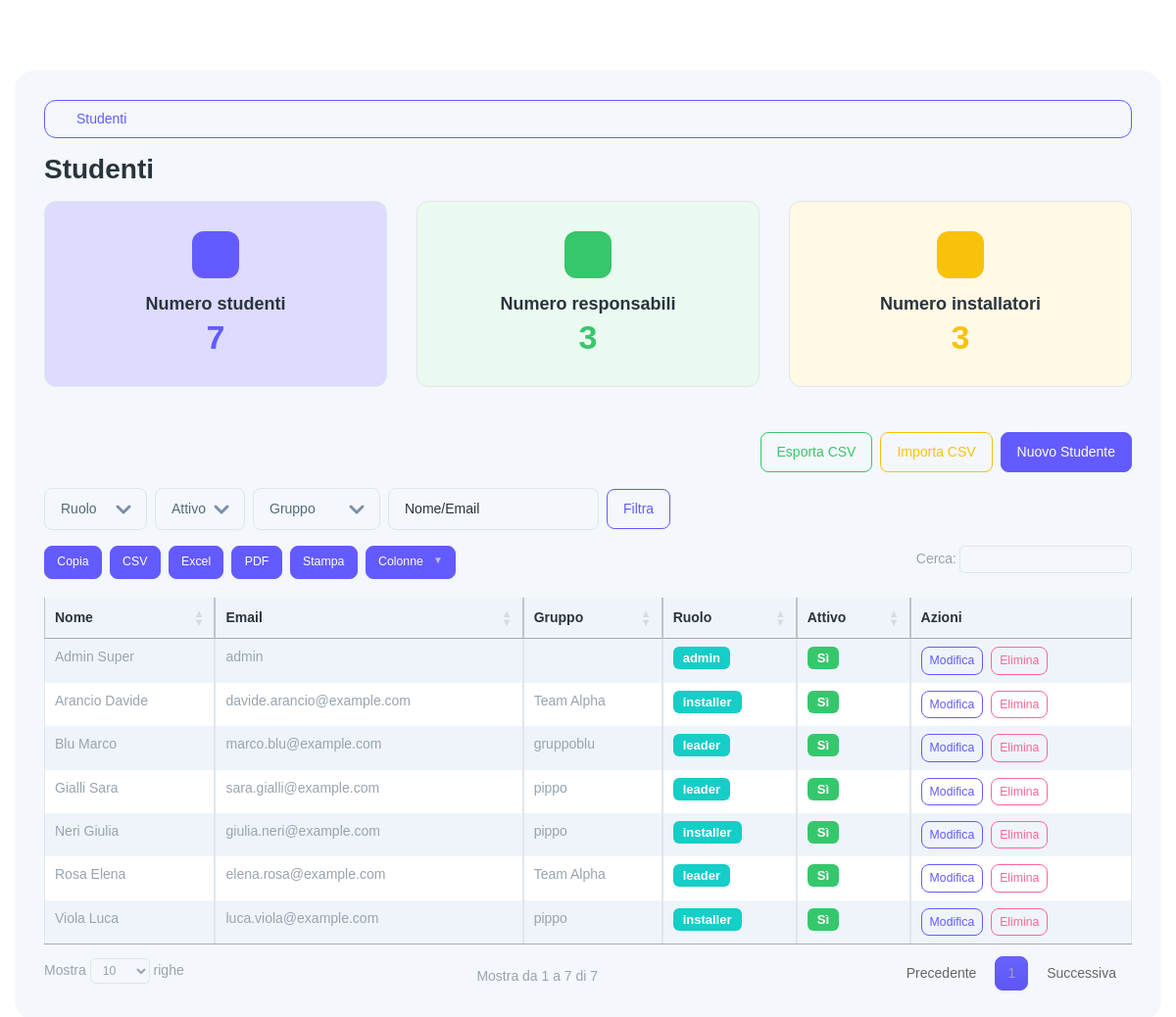
/students (signed in), run on the app's committed database.
### tables this page shows
CREATE TABLE IF NOT EXISTS students (
  id INT AUTO_INCREMENT PRIMARY KEY,
  first_name VARCHAR(100) NOT NULL,
  last_name VARCHAR(100) NOT NULL,
  email VARCHAR(190) NOT NULL UNIQUE,
  password_hash VARCHAR(255) NOT NULL,
  role ENUM('admin','student') NOT NULL DEFAULT 'student',
  active TINYINT(1) NOT NULL DEFAULT 1,
  created_at TIMESTAMP NOT NULL DEFAULT CURRENT_TIMESTAMP,
  updated_at TIMESTAMP NULL DEFAULT NULL ON UPDATE CURRENT_TIMESTAMP,
  KEY idx_students_role (role),
  KEY idx_students_active (active)
);

### app/core/Helpers.php (called while the page is built, shortened)
<?php
class Helpers {
  public static function url($path = '') {
    $scriptDir = str_replace('\\', '/', dirname($_SERVER['SCRIPT_NAME']));
    $base = $scriptDir === '/' ? '' : $scriptDir;
    return $base . '/' . ltrim($path, '/');
  }
  public static function view($template, $data = []) { extract($data); require __DIR__ . '/../views/layout.php'; }
}

### app/controllers/StudentController.php (called while the page is built, shortened)
<?php
class StudentController {
  public function index() {
    $filters = [
      'role' => $_GET['role'] ?? null,
      'active' => isset($_GET['active']) ? ($_GET['active'] === '' ? '' : (int)$_GET['active']) : '',
      'group_id' => $_GET['group_id'] ?? null,
      'q' => trim($_GET['q'] ?? '')
    ];
    $students = (new Student())->all($filters);
    $groups = (new \App\Models\WorkGroup())->all();
    $pdo = \App\Core\DB::conn();
    $stmt = $pdo->prepare('SELECT metric, value FROM view_cards WHERE scope=?');
    $stmt->execute(['students']);
    $rows = $stmt->fetchAll();
    $m = [];
    foreach ($rows as $r) { $m[$r['metric']] = (int)$r['value']; }
    $summary = ['students'=>$m['students'] ?? 0,'leaders'=>$m['leaders'] ?? 0,'installers'=>$m['installers'] ?? 0];
    Helpers::view('students/index', ['title'=>'Studenti','students'=>$students,'filters'=>$filters,'groups'=>$groups,'summary'=>$summary]);
  }
}

### public/index.php (called while the page is built, shortened)
<?php
spl_autoload_register(function($class){
  $prefix = 'App\\';
  $path = __DIR__ . '/../app/' . str_replace('\\', '/', substr($class, strlen($prefix))) . '.php';
});
$router = new Router();
$router->get('/login', [AuthController::class,'loginForm']);
$router->post('/login', [AuthController::class,'login']);
$router->get('/logout', [AuthController::class,'logout']);
$router->get('/', function(){
  if (!Auth::check()) { Helpers::redirect('/login'); }
  $pdo = DB::conn();
  $stmt = $pdo->prepare('SELECT metric, value FROM view_cards WHERE scope=?');
  $stmt->execute(['dashboard']);
  $rows = $stmt->fetchAll();
  if (!$rows) {
    ViewCardService::refreshDashboard();
    $stmt->execute(['dashboard']);
    $rows = $stmt->fetchAll();
  }
  $counts = [];
  foreach ($rows as $r) { $counts[$r['metric']] = (int)$r['value']; }
  Helpers::view('dashboard', ['title'=>'Dashboard','counts'=>$counts]);
});
$router->get('/admin/migrate', function(){
  if (!Auth::isAdmin()) { http_response_code(403); echo '403'; return; }
  $pdo = DB::conn();
  $dir = dirname(__DIR__) . DIRECTORY_SEPARATOR . 'database' . DIRECTORY_SEPARATOR . 'migrations';
  $files = [];
  foreach (glob($dir . DIRECTORY_SEPARATOR . '*.sql') as $f) { $files[] = $f; }
  sort($files);
  foreach ($files as $file) {
    $sql = file_get_contents($file);
    $chunks = array_filter(array_map('trim', preg_split('/;\\s*/', $sql)));
    foreach ($chunks as $chunk) {
      if ($chunk === '') continue;
      try { $pdo->exec($chunk); } catch (\Throwable $e) {}
    }
  }
  \App\Core\Helpers::addFlash('success', 'Migrazioni eseguite');
  ViewCardService::refreshAll();
  \App\Core\Helpers::redirect('/');
});
$router->get('/laptops', [LaptopController::class,'index']);
$router->get('/laptops/export', [LaptopController::class,'export']);
$router->post('/laptops/import', [LaptopController::class,'import']);
$router->get('/laptops/create', [LaptopController::class,'createForm']);
$router->post('/laptops', [LaptopController::class,'store']);
$router->get('/laptops/{id}', [LaptopController::class,'show']);
$router->get('/laptops/{id}/edit', [LaptopController::class,'editForm']);
$router->post('/laptops/{id}/update', [LaptopController::class,'update']);
$router->post('/laptops/{id}/delete', [LaptopController::class,'delete']);
$router->get('/customers', [CustomerController::class,'index']);
$router->get('/customers/export', [CustomerController::class,'export']);
$router->post('/customers/import', [CustomerController::class,'import']);
$router->get('/customers/create', [CustomerController::class,'createForm']);
$router->post('/customers', [CustomerController::class,'store']);
$router->get('/customers/{id}', [CustomerController::class,'show']);
$router->get('/customers/{id}/edit', [CustomerController::class,'editForm']);
$router->post('/customers/{id}/update', [CustomerController::class,'update']);
$router->post('/customers/{id}/delete', [CustomerController::class,'delete']);
$router->get('/students', [StudentController::class,'index']);
$router->get('/students/export', [StudentController::class,'export']);
$router->post('/students/import', [StudentController::class,'import']);
$router->get('/students/create', [StudentController::class,'createForm']);
$router->post('/students', [StudentController::class,'store']);
$router->get('/students/{id}/edit', [StudentController::class,'editForm']);
$router->post('/students/{id}/update', [StudentController::class,'update']);
$router->post('/students/{id}/delete', [StudentController::class,'delete']);
$router->get('/work-groups', [WorkGroupController::class,'index']);
$router->get('/work-groups/create', [WorkGroupController::class,'createForm']);
$router->post('/work-groups', [WorkGroupController::class,'store']);
$router->get('/work-groups/{id}', [WorkGroupController::class,'show']);
$router->get('/work-groups/{id}/edit', [WorkGroupController::class,'editForm']);
$router->post('/work-groups/{id}/update', [WorkGroupController::class,'update']);
$router->post('/work-groups/{id}/add-member', [WorkGroupController::class,'addMember']);
$router->post('/work-groups/{id}/remove-member', [WorkGroupController::class,'removeMember']);
$router->get('/work-groups/export', [WorkGroupController::class,'export']);
$router->post('/work-groups/import', [WorkGroupController::class,'import']);
$router->post('/work-groups/{id}/delete', [WorkGroupController::class,'delete']);
$router->get('/payments', [PaymentController::class,'index']);
$router->get('/payments/create', [PaymentController::class,'createForm']);
$router->post('/payments', [PaymentController::class,'store']);
$router->get('/payments/{id}/edit', [PaymentController::class,'editForm']);
$router->post('/payments/{id}/update', [PaymentController::class,'update']);
$router->post('/payments/{id}/delete', [PaymentController::class,'delete']);
$router->get('/logs', [LogsController::class,'index']);
$router->post('/logs/clear-access', [LogsController::class,'clearAccess']);
$router->post('/logs/clear-actions', [LogsController::class,'clearActions']);
$router->get('/software', [SoftwareController::class,'index']);
$router->get('/software/create', [SoftwareController::class,'createForm']);
$router->post('/software', [SoftwareController::class,'store']);
$router->get('/software/{id}/edit', [SoftwareController::class,'editForm']);
$router->post('/software/{id}/update', [SoftwareController::class,'update']);
$router->post('/software/{id}/delete', [SoftwareController::class,'delete']);
$router->get('/api/view-cards', function(){
  if (!Auth::check()) { http_response_code(401); echo json_encode(['error'=>'unauthorized']); return; }
  header('Content-Type: application/json');
  $scope = $_GET['scope'] ?? '';
  $scope = is_string($scope) ? trim($scope) : '';
  if ($scope === '') { echo json_encode(['error'=>'scope_required']); return; }
  $pdo = DB::conn();
  $stmt = $pdo->prepare('SELECT metric, value FROM view_cards WHERE scope=?');
  $stmt->execute([$scope]);
  $rows = $stmt->fetchAll();
  if (!$rows) {
    try {
      switch ($scope) {
        case 'dashboard': ViewCardService::refreshDashboard(); break;
        case 'customers': ViewCardService::refreshCustomers(); break;
        case 'students': ViewCardService::refreshStudents(); break;
        case 'groups': ViewCardService::refreshGroups(); break;
        case 'payments': ViewCardService::refreshPayments(); break;
        case 'laptops': ViewCardService::refreshLaptops(); break;
        case 'software': ViewCardService::refreshSoftware(); break;
      }
      $stmt->execute([$scope]);
      $rows = $stmt->fetchAll();
    } catch (\Throwable $e) {}
  }
  $out = [];
  foreach ($rows as $r) { $out[$r['metric']] = (int)$r['value']; }
  echo json_encode(['scope'=>$scope,'metrics'=>$out]);
});
$router->dispatch();

### app/core/DB.php (called while the page is built, shortened)
<?php
class DB {
  private static $pdo;
  public static function conn() {
    if (!self::$pdo) {
      $config = require __DIR__ . '/../config.php';
      $host = $config['db']['host'];
      $port = $config['db']['port'];
      $name = $config['db']['name'];
      $charset = $config['db']['charset'];
      $dsn = "mysql:host={$host};port={$port};dbname={$name};charset={$charset}";
      $user = $config['db']['user'];
      $pass = $config['db']['pass'];
      self::$pdo = new PDO($dsn, $user, $pass, [
        PDO::ATTR_ERRMODE => PDO::ERRMODE_EXCEPTION,
        PDO::ATTR_DEFAULT_FETCH_MODE => PDO::FETCH_ASSOC,
      ]);
    }
    return self::$pdo;
  }
}

### app/models/Student.php (called while the page is built, shortened)
<?php
class Student extends Model {
  public function all($filters = []) {
    $sql = 'SELECT s.id, s.first_name, s.last_name, s.email, s.role, s.active,
                   GROUP_CONCAT(DISTINCT wg.name ORDER BY wg.name SEPARATOR \', \') AS group_names,
                   GROUP_CONCAT(DISTINCT gm.role ORDER BY gm.role SEPARATOR \', \') AS group_roles
            FROM students s
            LEFT JOIN group_members gm ON gm.student_id = s.id
            LEFT JOIN work_groups wg ON gm.group_id = wg.id';
    $where = [];
    $params = [];
    $sql .= ' GROUP BY s.id ORDER BY s.last_name, s.first_name';
    $st = $this->pdo->prepare($sql);
    $st->execute($params);
    return $st->fetchAll();
  }
}

### app/models/Model.php (called while the page is built, shortened)
<?php
class Model {
  public function __construct() { $this->pdo = DB::conn(); }
}

### app/core/Auth.php (called while the page is built, shortened)
<?php
class Auth {
  public static function user() { return $_SESSION['user'] ?? null; }
  public static function isAdmin() { $u = self::user(); return $u && $u['role'] === 'admin'; }
}

### app/views/students/index.php (the view, shortened to what this page needs)
<h3 class="mb-3">Studenti</h3>
<div class="row mb-3">
  <div class="col-md-4">
    <div class="card bg-primary-subtle">
      <div class="card-body">
        <div class="d-flex align-items-center justify-content-center round-48 rounded text-bg-primary flex-shrink-0 mb-3 mx-auto">
        </div>
        <h5 class="card-title fw-semibold text-center mb-1">Numero studenti</h5>
        <h2 class="card-text text-primary text-center metric-value" data-metric="students"><?php echo (int)($summary['students'] ?? 0); ?></h2>
      </div>
    </div>
  </div>
  <div class="col-md-4">
    <div class="card bg-success-subtle">
      <div class="card-body">
        <div class="d-flex align-items-center justify-content-center round-48 rounded text-bg-success flex-shrink-0 mb-3 mx-auto">
        </div>
        <h5 class="card-title fw-semibold text-center mb-1">Numero responsabili</h5>
        <h2 class="card-text text-success text-center metric-value" data-metric="leaders"><?php echo (int)($summary['leaders'] ?? 0); ?></h2>
      </div>
    </div>
  </div>
  <div class="col-md-4">
    <div class="card bg-warning-subtle">
      <div class="card-body">
        <div class="d-flex align-items-center justify-content-center round-48 rounded text-bg-warning flex-shrink-0 mb-3 mx-auto">
        </div>
        <h5 class="card-title fw-semibold text-center mb-1">Numero installatori</h5>
        <h2 class="card-text text-warning text-center metric-value" data-metric="installers"><?php echo (int)($summary['installers'] ?? 0); ?></h2>
      </div>
    </div>
  </div>
</div>
<div class="d-flex justify-content-end mb-3 gap-2">
  <a class="btn btn-outline-success export-csv" data-count="<?php echo count($students); ?>" href="<?php echo \App\Core\Helpers::url('/students/export'); ?>">Esporta CSV</a>
  <button type="button" class="btn btn-outline-warning" data-bs-toggle="modal" data-bs-target="#importModal">Importa CSV</button>
  <a class="btn btn-primary" href="<?php echo \App\Core\Helpers::url('/students/create'); ?>">Nuovo Studente</a>
</div>
<form method="get" class="row g-2 align-items-center mb-3">
  <div class="col-auto">
    <select name="role" class="form-select">
      <option value="">Ruolo</option>
    </select>
  </div>
  <div class="col-auto">
    <select name="active" class="form-select">
      <option value="">Attivo</option>
    </select>
  </div>
  <div class="col-auto">
    <select name="group_id" class="form-select">
      <option value="">Gruppo</option>
    </select>
  </div>
  <div class="col-auto">
    <input type="text" name="q" class="form-control" value="<?php echo htmlspecialchars($filters['q']??''); ?>" placeholder="Nome/Email">
  </div>
  <div class="col-auto">
    <button type="submit" class="btn btn-outline-primary">Filtra</button>
  </div>
</form>
<div class="table-responsive">
  <table id="studentsTable" class="table table-striped table-bordered text-nowrap">
    <thead class="table-light">
      <tr>
        <th>Nome</th>
        <th>Email</th>
        <th>Gruppo</th>
        <th>Ruolo</th>
        <th>Attivo</th>
        <th>Azioni</th>
      </tr>
    </thead>
    <tbody>
      <?php foreach ($students as $s) { ?>
        <tr>
          <td><?php echo htmlspecialchars($s['last_name'] . ' ' . $s['first_name']); ?></td>
          <td><?php echo htmlspecialchars($s['email']); ?></td>
          <td><?php echo htmlspecialchars($s['group_names'] ?? ''); ?></td>
          <td>
            <?php if (!empty($s['group_roles'])) { ?>
              <span class="badge bg-secondary"><?php echo htmlspecialchars($s['group_roles']); ?></span>
            <?php } else { ?>
              <span class="badge bg-secondary"><?php echo htmlspecialchars($s['role']); ?></span>
            <?php } ?>
          </td>
          <td>
            <?php echo $s['active'] ? '<span class="badge bg-success">Sì</span>' : '<span class="badge bg-secondary">No</span>'; ?>
          </td>
          <td>
            <a class="btn btn-sm btn-outline-primary" href="<?php echo \App\Core\Helpers::url('/students/' . $s['id'] . '/edit'); ?>">Modifica</a>
            <?php if (\App\Core\Auth::isAdmin()) { ?>
            <button type="button" class="btn btn-sm btn-outline-danger ms-1" data-bs-toggle="modal" data-bs-target="#deleteStudentModal" data-id="<?php echo $s['id']; ?>" data-name="<?php echo htmlspecialchars($s['last_name'].' '.$s['first_name']); ?>">Elimina</button>
            <?php } ?>
          </td>
        </tr>
      <?php } ?>
    </tbody>
  </table>
</div>

### data on the page
students: last_name+first_name "Admin Super", email "admin", role "admin", active "Sì"
students: last_name+first_name "Arancio Davide", email "davide.arancio@example.com", group_names "Team Alpha", group_roles "installer", active "Sì"
students: last_name+first_name "Blu Marco", email "marco.blu@example.com", group_names "gruppoblu", group_roles "leader", active "Sì"
students: last_name+first_name "Gialli Sara", email "sara.gialli@example.com", group_names "pippo", group_roles "leader", active "Sì"
students: last_name+first_name "Neri Giulia", email "giulia.neri@example.com", group_names "pippo", group_roles "installer", active "Sì"
students: last_name+first_name "Rosa Elena", email "elena.rosa@example.com", group_names "Team Alpha", group_roles "leader", active "Sì"
students: last_name+first_name "Viola Luca", email "luca.viola@example.com", group_names "pippo", group_roles "installer", active "Sì"

### other printed values
$label0 "Studenti"
$summary['students'] "7"
$summary['leaders'] "3"
$summary['installers'] "3"
